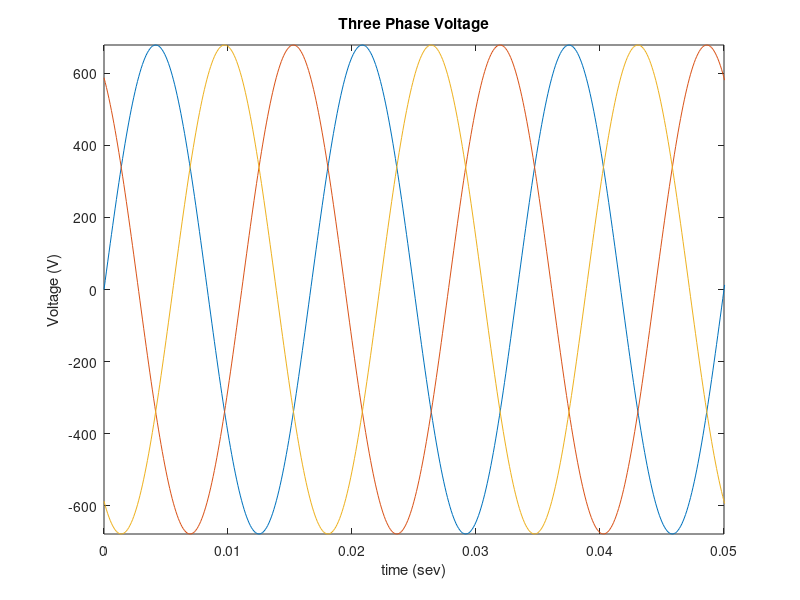

Reproduce this figure in MATLAB.
% ELEN 110L, Linear Systems

% Step 1
t = 0:0.0001:2*pi;
f = 60;
A = 480*sqrt(2);

% Step 2
va = A * sin(2 * pi * f * t);
vb = A * sin(2 * pi * f * t + deg2rad(120));
vc = A * sin(2 * pi * f * t + deg2rad(240));

% Step 3 
plot(t,va);

% Step 4 
hold on;

plot(t,vb);
plot(t,vc);

% Step 5
title('Three Phase Voltage'); 
xlabel('time (sev)'); 
ylabel('Voltage (V)'); 

axis([0 0.05 -A A])

% Step 6 
saveas(gcf,'P1_fig1.png');
